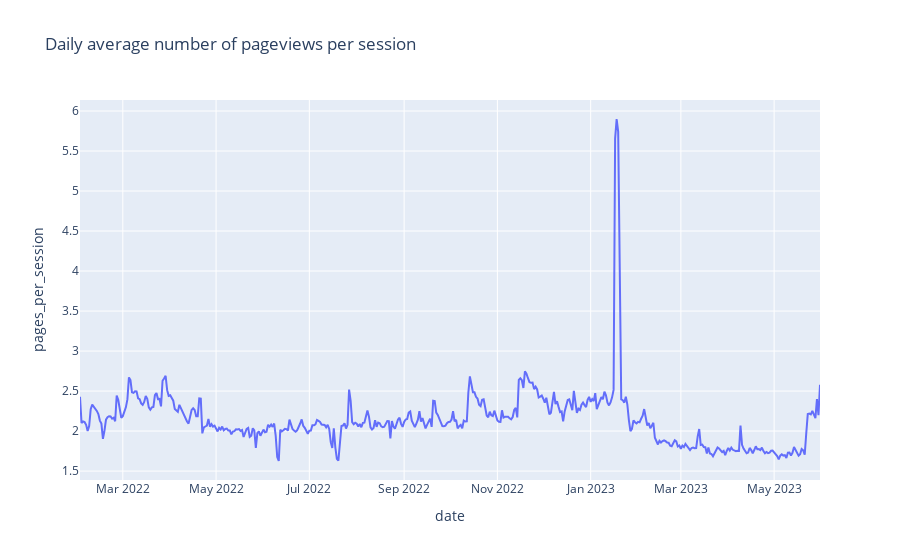

Notebook cell for this chart:
### Code cell
# grammys graph
px.line(grammys, x= 'date', y='pages_per_session', title='Daily average number of pageviews per session')

### Figure 1 — Plotly figure (JSON) as saved in the notebook; plotly's stock layout.template omitted (floating-point values rounded to 4 significant figures; data arrays with more than 128 entries replaced by an {"elided": "..."} marker saying what was removed)
{"data": [{"hovertemplate": "date=%{x}<br>pages_per_session=%{y}<extra></extra>", "legendgroup": "", "line": {"color": "#636efa", "dash": "solid"}, "marker": {"symbol": "circle"}, "mode": "lines", "name": "", "orientation": "v", "showlegend": false, "type": "scatter", "x": {"elided": "485 str values"}, "xaxis": "x", "y": {"elided": "485 float values"}, "yaxis": "y"}], "layout": {"autosize": true, "legend": {"tracegroupgap": 0}, "title": {"text": "Daily average number of pageviews per session"}, "xaxis": {"anchor": "y", "autorange": true, "domain": [0, 1], "range": ["2022-02-01", "2023-05-31"], "title": {"text": "date"}, "type": "date"}, "yaxis": {"anchor": "x", "autorange": true, "domain": [0, 1], "range": [1.388, 6.138], "title": {"text": "pages_per_session"}, "type": "linear"}}}
